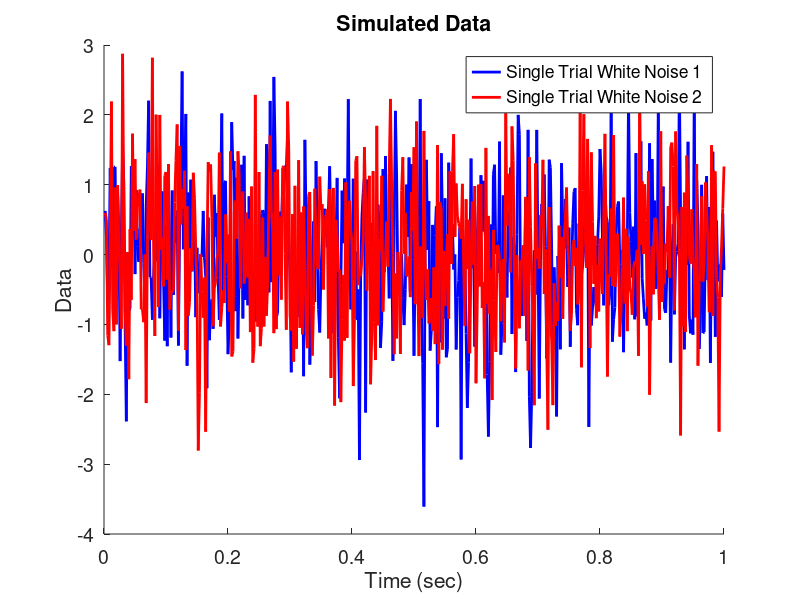

The MATLAB script that drew this image: (Note: this script raises an error after producing the figure.)
function Chapter_5_Question_4()
    % Question 4 - Gaussian Model Single Trial Cross-Covariance,
    % Cross-Spectrum, and Coherence

    %Describe Data
    T = 1;
    sample_interval = .002;
    sample_freq = 1/sample_interval;
    t = sample_interval:sample_interval:T;
    N = length(t);
 
    %Generate White Noise Data
    x = randn(1, N); %generate random numbers uniform between 0 and 1
    x = (x - mean(x) ) ./ std(x); %generate white noise with 0 mean and 1 var
    y = randn(1, N); %generate random numbers uniform between 0 and 1
    y = (y - mean(y)) ./ std(y); %generate white noise with 0 mean and 1 var

    %Visualize Data
    figure()
    hold on
    plot(t, x, 'b', 'LineWidth', 2)
    plot(t, y, 'r', 'LineWidth', 2)
    hold off
    xlabel('Time (sec)')
    ylabel('Data')
    legend({'Single Trial White Noise 1', 'Single Trial White Noise 2'})
    title('Simulated Data')
    set(gca, 'FontSize', 14)
    
    %Compute Trial Cross-Covariance, Trial Spectrum, and Coherence Using Helper
    %Function
    [Sxx, Syy, Sxy, cross_cov, cohr, lags, faxis] = ...
        Chapter_5_Analyze_Electrodes(x, y, sample_freq, T);
    
    %Plot Single Trial Cross-Covariance
    figure()
    plot(lags.*sample_interval, cross_cov, 'k', 'LineWidth', 2)
    xlabel('Lag (seconds)')
    ylabel('Cross-Covariance')
    title('Single Trial Cross-Covariance')
    ylim([-1 1])
    set(gca, 'FontSize', 14)
    
    %Plot Single Trial Spectrum
    figure()
    hold on
    plot(faxis, 10*log10(mean(Sxx, 1)), 'b', 'LineWidth', 2)
    plot(faxis, 10*log10(mean(Syy, 1)), 'r', 'LineWidth', 2)
    hold off
    xlabel('Frequency (Hz)')
    ylabel('Power (dB)')
    title('Single Trial Spectrum')
    legend({'Single Trial White Noise 1', 'Single Trial White Noise 2'})
    set(gca, 'FontSize', 14)
    
    %Plot Single Trial Coherence
    figure()
    plot(faxis, cohr, 'k', 'LineWidth', 2)
    xlabel('Frequency (Hz)')
    ylabel('Coherence')
    title('Single Trial Coherence')
    ylim([0 1.1])
    set(gca, 'FontSize', 14)

    % The data, cross-covariance, and spectrum all indicate a complete lack of
    % underlying synchrony or correlation between the two data sets. This is
    % expected, considering our data is randomly generated white noise.
    % However, the coherence is 1 at all frequencies. Why? This is because,
    % over the course of 1 trial, any given frequency from White Noise 1 will
    % always have the same phase relationship with the same frequency in White
    % Noise 2. Thus, there is perfect coherence over the course of this single
    % trial when we are only comparing one phase difference. This illustrates
    % the importance of remembering that coherence is a measure of synchrony
    % over repeated trials/time. However, using a multitaper method we can
    % actually compute single trial coherence. This is explored in Question 8.
    
end
